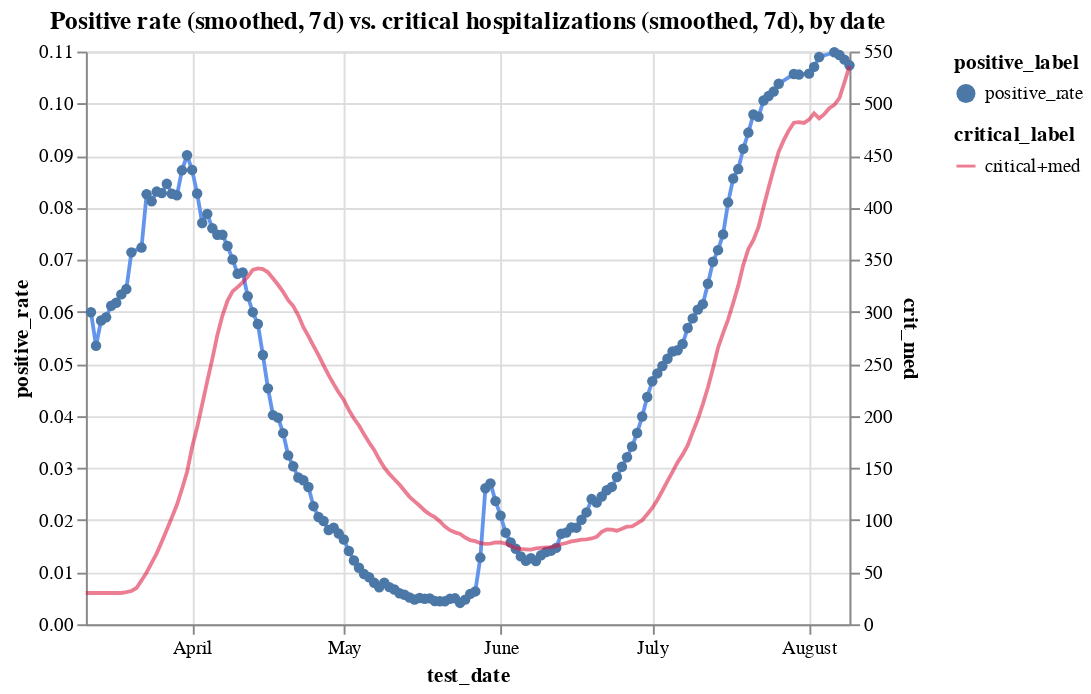

The notebook cell this image was saved under:
### Code cell
c1 = alt.Chart(hos_and_rate[hos_and_rate.positive_rate<0.115]
               .assign(positive_rate = lambda x: x.positive_rate.ewm(span=7).mean())
               .assign(positive_label ='positive_rate')).mark_line(color='cornflowerblue').encode(
    x='test_date',
    y='positive_rate',
    tooltip=['test_date', 'positive_rate'],
    shape='positive_label'
)
c2 = alt.Chart(hos_and_rate
               .assign(critical_label='critical+med')
               .assign(crit_med = lambda x: (x.critical+x.medium).ewm(span=7).mean())
              ).mark_line(color='crimson').encode(
    x='test_date',
    y='crit_med',
    tooltip=['test_date', 'critical'],
    opacity='critical_label'
)


alt.layer(c1, c2).resolve_scale(y='independent').properties(title='Positive rate (smoothed, 7d) vs. critical hospitalizations (smoothed, 7d), by date')

### Figure 1 — Vega-Lite specification as saved in the notebook (floating-point values rounded to 4 significant figures; data arrays with more than 128 entries replaced by an {"elided": "..."} marker saying what was removed)
{"config": {"view": {"continuousWidth": 400, "continuousHeight": 300}}, "layer": [{"data": {"name": "data-69f60f87f7335e0866bcc2088f8b7246"}, "mark": {"type": "line", "color": "cornflowerblue"}, "encoding": {"shape": {"type": "nominal", "field": "positive_label"}, "tooltip": [{"type": "temporal", "field": "test_date"}, {"type": "quantitative", "field": "positive_rate"}], "x": {"type": "temporal", "field": "test_date"}, "y": {"type": "quantitative", "field": "positive_rate"}}}, {"data": {"name": "data-86d18de42da4845003c29e43b1cabf37"}, "mark": {"type": "line", "color": "crimson"}, "encoding": {"opacity": {"type": "nominal", "field": "critical_label"}, "tooltip": [{"type": "temporal", "field": "test_date"}, {"type": "quantitative", "field": "critical"}], "x": {"type": "temporal", "field": "test_date"}, "y": {"type": "quantitative", "field": "crit_med"}}}], "resolve": {"scale": {"y": "independent"}}, "title": "Positive rate (smoothed, 7d) vs. critical hospitalizations (smoothed, 7d), by date", "$schema": "https://vega.github.io/schema/vega-lite/v4.8.1.json", "datasets": {"data-69f60f87f7335e0866bcc2088f8b7246": {"elided": "145 records"}, "data-86d18de42da4845003c29e43b1cabf37": {"elided": "152 records"}}}
